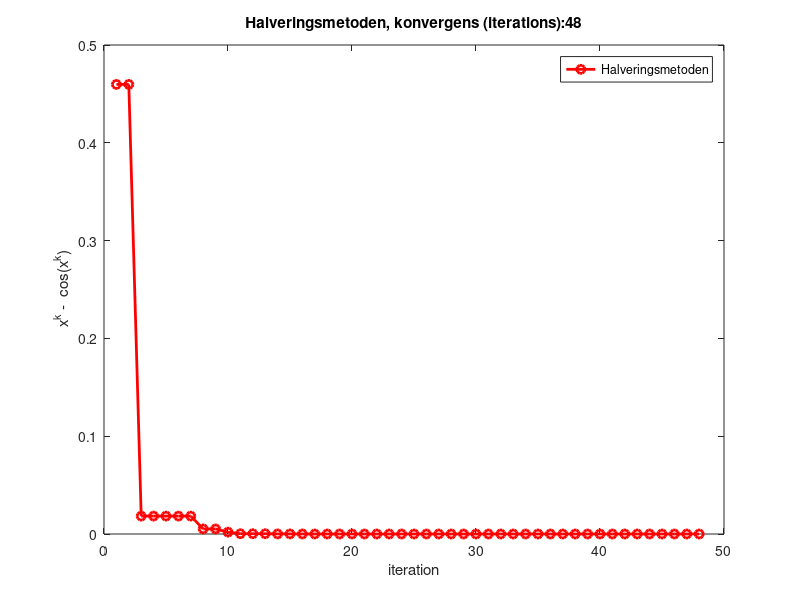

Write MATLAB code to recreate this figure. (Note: this script raises an error after producing the figure.)
close all;

tolerance = 10e-15;

fun = @(x)x - cos(x);

% definition av intervalet [n,p]

n= -1;
p=1;
it=0;


% Halveringsmetoden

	  while abs(n - p) > tolerance
m = (n + p)/2;
         if fun(m) < 0 
  n = m;
         else
	   p = m;
        end

	it = it+1;

func_val(it) = fun(p);


iteration(it) = it;
end

	
figure

plot(iteration,  func_val,'o r-',  'LineWidth',2)
 xlabel('iteration')
  ylabel(' x^k -  cos(x^k)')
 legend('Halveringsmetoden');
title(['Halveringsmetoden, konvergens (iterations):',num2str(it)]);

%Sekantmetoden

x=0;
iteration_sekant = 0;
func_sekant = 0;
error_sekant = 0;

k=2;
%Initialiseringen
x(1) = 0;
x(2) = 0.1;


iteration_sekant(1) = 1;
iteration_sekant(2) = 2;
func_sekant(1) =fun(x(1));
func_sekant(2) =fun(x(2));

while  abs(x(k) - x(k-1)) > tolerance

numerator =  fun(x(k))*(x(k-1) - x(k));
denominator = fun(x(k-1)) - fun(x(k));

x(k+1) = x(k) - numerator/denominator;

if (k > 2)
  errorsec(k+1) = abs(x(k+1)-x(k));
errorsec(k) = abs(x(k) -x(k-1));
errorsec(k-1) = abs(x(k-1)- x(k-2));
num = log(errorsec(k+1)/errorsec(k));
denum = log(errorsec(k)/errorsec(k-1));
rsec(k) = num/denum;
rsecant(k) = num;
end


disp([rsec(k), k])



k = k+1;
  iteration_sekant(k) = k;
func_sekant(k) =fun(x(k));


end

%disp([rsec(1:end)', k])
  
 % hold on
figure
plot(iteration_sekant,func_sekant, 'o b-',  'LineWidth',2)
 xlabel('iteration')
  ylabel(' x^k - cos(x^k)')
 legend('Sekantmetoden');
title(['Sekantmetoden, konvergens (iterations):',num2str(k)]);


% Newtons metod

y=0;
iteration_newton = 0;
func_newton = 0;


%Initialiseringen
y(1) = 1.0;
k=2;

iteration_newton(1) = 1;
func_newton(1) =fun(y(1));

numerator =  fun(y(1));
denominator = 1 + sin(y(1));
y(2) = y(1) - numerator/denominator;
  
% Main Newton's iterations  
while abs( y(k) - y(k-1) ) > tolerance

numerator =  fun(y(k));
denominator = 1 + sin(y(k));

newtonerror = numerator/denominator

y(k+1) = y(k) -  newtonerror;

func_newton(k) =fun(y(k));
iteration_newton(k) = k;
fel_newton(k) = newtonerror;

if (k > 2)
  error(k+1) = abs(y(k+1)-y(k));
error(k) = abs(y(k) -y(k-1));
error(k-1) = abs(y(k-1)- y(k-2));
num = log(error(k+1)/error(k));
denum = log(error(k)/error(k-1));
r(k) = num/denum;
ratenum(k) = num;
ratedenum(k) = denum;
end
disp([r(k),  k])
  
k = k+1;



if k == 2000
break
end
  end

figure
  plot(iteration_newton,func_newton, 'o b-','LineWidth',2)

  
  xlabel('iteration')
  ylabel(' x^k - cos(x^k)')
%  legend('Halveringsmetoden','Sekantmetoden','Newtons metod')
%  title(['Sekant, halvering  och Newton  för x(1)=',num2str(x(1)),', x(2)= ',num2str(x(2))])
 legend('Newtonsmetod ');
 title(['Newtonsmetod, konvergens (iterations):',num2str(k)])

iteration

 iteration_sekant

 iteration_newton

p

x

y
 

figure

 % resultat för Halveringsmetod
 
 plot(iteration,  func_val,'o r-',  'LineWidth',2)

 hold on

 % Resultat för Sekantmetod
 
plot(iteration_sekant,func_sekant, 'o g-',  'LineWidth',2)

 % Resultat för Newtons metod
 
  plot(iteration_newton,func_newton, 'o b-','LineWidth',2)

 %legend('Halveringsmetod','Sekantmetoden','Newtons metod');
legend (['Halveringsmetod metod, konvergens (iterations):',num2str(size(iteration,2))],['Sekantmetod, konvergens (iterations):',num2str(size(iteration_sekant,2))], ['Newtons metod, konvergens (iterations):',num2str(size(iteration_newton,2))]);

  xlabel('iteration')
  ylabel(' x^k - cos(x^k)')
  title('Konvergens för f(x) = x - cos(x) = 0')

%print a table  for Sekantmetoden
fprintf (' Sek.  x         cos(x)        x - cos(x)  \n')
disp([x(1:end)',(cos(x))',(x-cos(x))'])



%print a table  for Newtons metod
fprintf (' Sek.  y        cos(y)        y - cos(y)   \n')
  disp([y(1:end)',(cos(y))',(y - cos(y))'])
 
